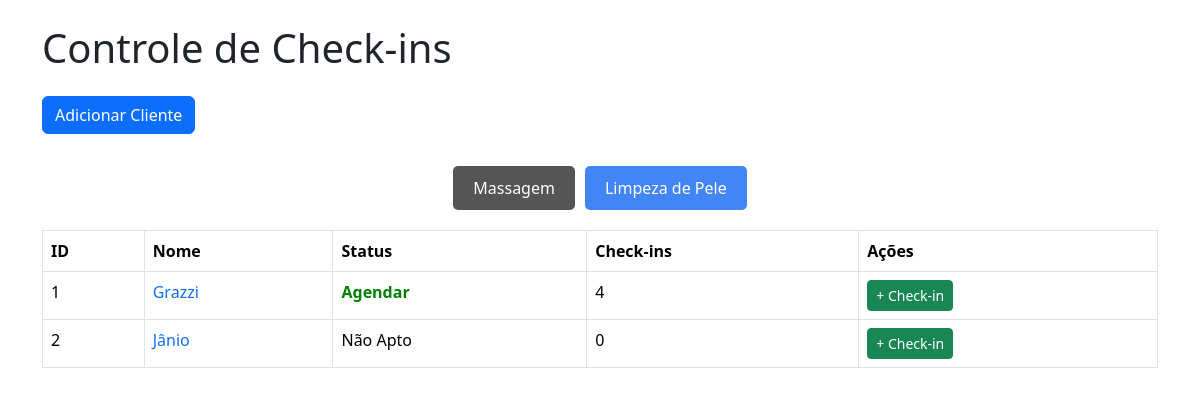
The app's page /limpeza, older data.
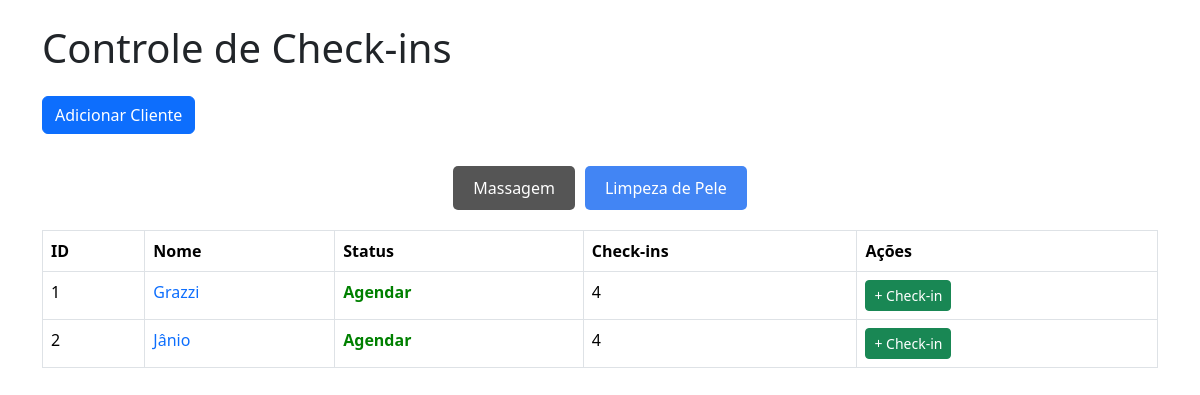
The same page, newer data.
### tables this page shows
CREATE TABLE clientes_limpeza (
        id INTEGER PRIMARY KEY AUTOINCREMENT,
        nome TEXT NOT NULL,
        status_limpeza BOOLEAN DEFAULT FALSE,
        checkins_limpeza INTEGER DEFAULT 0
    );

### app/views.py (the view)
@app.route('/limpeza')
def homepage_limpeza():
    conn = get_db_connection()
    clientes_limpeza = conn.execute('SELECT * FROM clientes_limpeza').fetchall()
    conn.close()
    return render_template('limpeza.html',clientes_limpeza=clientes_limpeza)

### app/views.py (called while the page is built)
def get_db_connection():
    conn = sqlite3.connect('checkins.db')
    conn.row_factory = sqlite3.Row
    return conn

### app/templates/limpeza.html (shortened to what this page needs)
<!DOCTYPE html>
<html lang="pt-br">
<head>
    <link href="https://cdn.jsdelivr.net/npm/bootstrap@5.3.2/dist/css/bootstrap.min.css" rel="stylesheet">
    <link rel="stylesheet" href="{{url_for('static', filename='css/style.css')}}">
    <link rel="stylesheet" href="{{url_for('static', filename='css/modal.css')}}">
</head>
<body>
    <div class="container">
        <h1 class="mb-4">
            Controle de Check-ins
        </h1>
        <button class="btn btn-primary" id="openModal">Adicionar Cliente</button>
        <div class="nav">
            <a href="/">Massagem</a>
            <a href="/limpeza" class="active">Limpeza de Pele</a>
        </div>
        <table class="table table-bordered">
            <thead>
                <tr>
                <th>ID</th>
                <th>Nome</th>
                <th>Status</th>
                <th>Check-ins</th>
                <th>Ações</th>
                </tr>
            </thead>
            <tbody>
                {% for cliente in clientes_limpeza %}
                <tr>
                <td>{{ cliente.id }}</td>
                <td><a href="/clientelimpeza/{{cliente.id}}">{{ cliente.nome }}</a></td>
                {% if cliente.status_limpeza %}
                    <td><a class="agendar" href="https://www.tecnofit.com.br" target="_blank">Agendar</a></td>
                {% else %}
                    <td>Não Apto</td>
                {% endif %}
                <td>{{ cliente.checkins_limpeza }}</td>
                <td>
                    <a href="/checkinlimpeza/{{ cliente.id }}" class="btn btn-success btn-sm">+ Check-in</a>
                </td>
                </tr>
                {% endfor %}
            </tbody>
        </table>
</body>
</html>

Row changes from the older to the newer data that the page shows:
changed clientes_limpeza "Jânio": checkins_limpeza "0" → "4"; status_limpeza "Não Apto" → "Agendar"
